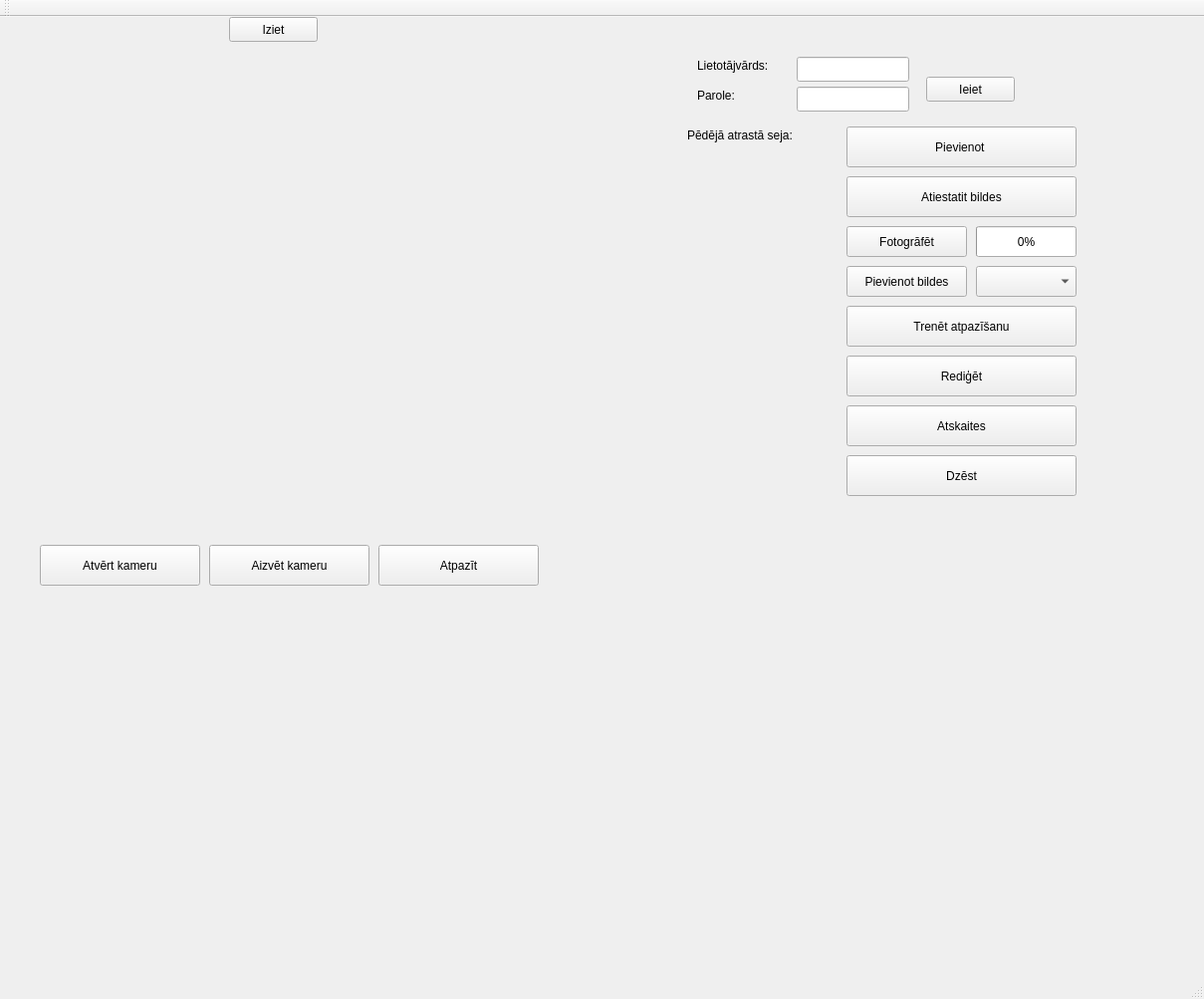
<?xml version="1.0" encoding="UTF-8"?>
<ui version="4.0">
 <class>MainWindow</class>
 <widget class="QMainWindow" name="MainWindow">
  <property name="geometry">
   <rect>
    <x>0</x>
    <y>0</y>
    <width>1209</width>
    <height>1003</height>
   </rect>
  </property>
  <property name="windowTitle">
   <string>Darbinieku kontroles sistēma</string>
  </property>
  <property name="autoFillBackground">
   <bool>true</bool>
  </property>
  <widget class="QWidget" name="centralWidget">
   <widget class="QPushButton" name="pushButton_open_webcam">
    <property name="geometry">
     <rect>
      <x>40</x>
      <y>530</y>
      <width>161</width>
      <height>41</height>
     </rect>
    </property>
    <property name="acceptDrops">
     <bool>false</bool>
    </property>
    <property name="text">
     <string>Atvērt kameru</string>
    </property>
   </widget>
   <widget class="QPushButton" name="pushButton_close_webcam">
    <property name="geometry">
     <rect>
      <x>210</x>
      <y>530</y>
      <width>161</width>
      <height>41</height>
     </rect>
    </property>
    <property name="text">
     <string>Aizvēt kameru</string>
    </property>
   </widget>
   <widget class="QLabel" name="label">
    <property name="geometry">
     <rect>
      <x>30</x>
      <y>30</y>
      <width>621</width>
      <height>491</height>
     </rect>
    </property>
    <property name="autoFillBackground">
     <bool>true</bool>
    </property>
    <property name="text">
     <string/>
    </property>
   </widget>
   <widget class="QLabel" name="label_2">
    <property name="geometry">
     <rect>
      <x>690</x>
      <y>130</y>
      <width>141</width>
      <height>171</height>
     </rect>
    </property>
    <property name="autoFillBackground">
     <bool>true</bool>
    </property>
    <property name="text">
     <string/>
    </property>
   </widget>
   <widget class="QPushButton" name="pievienot_cilveku">
    <property name="geometry">
     <rect>
      <x>850</x>
      <y>110</y>
      <width>231</width>
      <height>41</height>
     </rect>
    </property>
    <property name="text">
     <string>Pievienot </string>
    </property>
   </widget>
   <widget class="QPushButton" name="pushButton">
    <property name="geometry">
     <rect>
      <x>850</x>
      <y>160</y>
      <width>231</width>
      <height>41</height>
     </rect>
    </property>
    <property name="text">
     <string>Atiestatit bildes</string>
    </property>
   </widget>
   <widget class="QProgressBar" name="progressBar">
    <property name="geometry">
     <rect>
      <x>980</x>
      <y>210</y>
      <width>101</width>
      <height>31</height>
     </rect>
    </property>
    <property name="maximum">
     <number>10</number>
    </property>
    <property name="value">
     <number>0</number>
    </property>
   </widget>
   <widget class="QPushButton" name="pushButton_2">
    <property name="geometry">
     <rect>
      <x>850</x>
      <y>210</y>
      <width>121</width>
      <height>31</height>
     </rect>
    </property>
    <property name="text">
     <string>Fotogrāfēt</string>
    </property>
   </widget>
   <widget class="QPushButton" name="pushButton_6">
    <property name="geometry">
     <rect>
      <x>850</x>
      <y>290</y>
      <width>231</width>
      <height>41</height>
     </rect>
    </property>
    <property name="text">
     <string>Trenēt atpazīšanu</string>
    </property>
   </widget>
   <widget class="QPushButton" name="pushButton_7">
    <property name="geometry">
     <rect>
      <x>380</x>
      <y>530</y>
      <width>161</width>
      <height>41</height>
     </rect>
    </property>
    <property name="text">
     <string>Atpazīt</string>
    </property>
   </widget>
   <widget class="QPushButton" name="pushButton_8">
    <property name="geometry">
     <rect>
      <x>850</x>
      <y>390</y>
      <width>231</width>
      <height>41</height>
     </rect>
    </property>
    <property name="text">
     <string>Atskaites</string>
    </property>
   </widget>
   <widget class="QPushButton" name="pushButton_10">
    <property name="geometry">
     <rect>
      <x>850</x>
      <y>340</y>
      <width>231</width>
      <height>41</height>
     </rect>
    </property>
    <property name="text">
     <string>Rediģēt</string>
    </property>
   </widget>
   <widget class="QLineEdit" name="lineEdit">
    <property name="geometry">
     <rect>
      <x>800</x>
      <y>40</y>
      <width>113</width>
      <height>25</height>
     </rect>
    </property>
   </widget>
   <widget class="QLineEdit" name="lineEdit_2">
    <property name="geometry">
     <rect>
      <x>800</x>
      <y>70</y>
      <width>113</width>
      <height>25</height>
     </rect>
    </property>
    <property name="echoMode">
     <enum>QLineEdit::Password</enum>
    </property>
   </widget>
   <widget class="QPushButton" name="pushButton_5">
    <property name="geometry">
     <rect>
      <x>930</x>
      <y>60</y>
      <width>89</width>
      <height>25</height>
     </rect>
    </property>
    <property name="text">
     <string>Ieiet</string>
    </property>
   </widget>
   <widget class="QLabel" name="label_3">
    <property name="geometry">
     <rect>
      <x>700</x>
      <y>40</y>
      <width>101</width>
      <height>17</height>
     </rect>
    </property>
    <property name="text">
     <string>Lietotājvārds:</string>
    </property>
   </widget>
   <widget class="QLabel" name="label_4">
    <property name="geometry">
     <rect>
      <x>700</x>
      <y>70</y>
      <width>101</width>
      <height>17</height>
     </rect>
    </property>
    <property name="text">
     <string>Parole:</string>
    </property>
   </widget>
   <widget class="QLabel" name="label_5">
    <property name="geometry">
     <rect>
      <x>30</x>
      <y>0</y>
      <width>371</width>
      <height>17</height>
     </rect>
    </property>
    <property name="text">
     <string/>
    </property>
   </widget>
   <widget class="QPushButton" name="pushButton_14">
    <property name="geometry">
     <rect>
      <x>230</x>
      <y>0</y>
      <width>89</width>
      <height>25</height>
     </rect>
    </property>
    <property name="text">
     <string>Iziet</string>
    </property>
   </widget>
   <widget class="QLabel" name="label_6">
    <property name="geometry">
     <rect>
      <x>690</x>
      <y>110</y>
      <width>161</width>
      <height>17</height>
     </rect>
    </property>
    <property name="text">
     <string>Pēdējā atrastā seja:</string>
    </property>
   </widget>
   <widget class="QPushButton" name="pushButton_11">
    <property name="geometry">
     <rect>
      <x>850</x>
      <y>440</y>
      <width>231</width>
      <height>41</height>
     </rect>
    </property>
    <property name="text">
     <string>Dzēst</string>
    </property>
   </widget>
   <widget class="QPushButton" name="pievienot_bildes">
    <property name="geometry">
     <rect>
      <x>850</x>
      <y>250</y>
      <width>121</width>
      <height>31</height>
     </rect>
    </property>
    <property name="text">
     <string>Pievienot bildes</string>
    </property>
   </widget>
   <widget class="QComboBox" name="comboBox">
    <property name="geometry">
     <rect>
      <x>980</x>
      <y>250</y>
      <width>101</width>
      <height>31</height>
     </rect>
    </property>
   </widget>
  </widget>
  <widget class="QMenuBar" name="menuBar">
   <property name="geometry">
    <rect>
     <x>0</x>
     <y>0</y>
     <width>1209</width>
     <height>22</height>
    </rect>
   </property>
  </widget>
  <widget class="QToolBar" name="mainToolBar">
   <attribute name="toolBarArea">
    <enum>TopToolBarArea</enum>
   </attribute>
   <attribute name="toolBarBreak">
    <bool>false</bool>
   </attribute>
  </widget>
  <widget class="QStatusBar" name="statusBar"/>
 </widget>
 <layoutdefault spacing="6" margin="11"/>
 <resources/>
 <connections/>
</ui>
